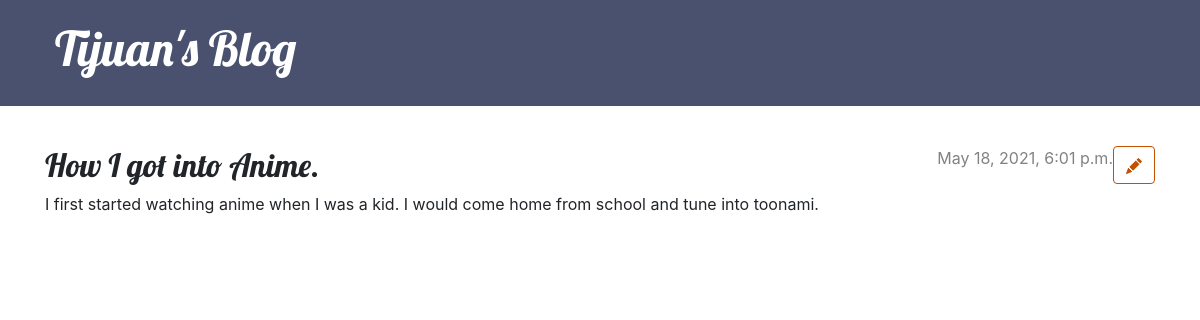
The app's page /post/1/ with its own data.
### blog/models.py (models this page shows, shortened)
class Post(models.Model):
    author = models.ForeignKey(settings.AUTH_USER_MODEL, on_delete=models.CASCADE)
    header_image = models.ImageField(null=True, blank=True, upload_to= "images/")
    title = models.CharField(max_length=200)
    created_date = models.DateTimeField(default=timezone.now)
    published_date = models.DateTimeField(blank=True, null=True)
    text = models.TextField()

### blog/views.py (the view)
# urls.py: path('post/<int:pk>/', views.post_detail, name='post_detail'),
def post_detail(request, pk):
    post = get_object_or_404(Post, pk=pk)
    return render(request, 'blog/post_detail.html', {'post': post})

### blog/templates/blog/post_detail.html (shortened to what this page needs)
{% extends 'blog/base.html' %}
{% block content %}
    <article class="post">
        <aside class="actions">
            <a class="btn btn-default" href="{% url 'post_edit' pk=post.pk %}">
            </a>
        </aside>
        {% if post.published_date %}
            <time class="date">
                {{ post.published_date }}
            </time>
        {% endif %}
        <h2>{{ post.title }}</h2>
        <p>{{ post.text|linebreaksbr }}</p>
    </article>
{% endblock %}

### blog/static/css/blog.css (style rules this page uses)
h1, h2, h3, h4 { font-family: 'Lobster', cursive; }
.date { color: #828282; }
.post { margin-bottom: 70px; }
.post > .date, .post > .actions { float: right; }
.btn-default, .btn-default:visited { color: #C25100; background: none; border-color: #C25100; }

### records on screen
Post: published_date "May 18, 2021, 6:01 p.m.", title "How I got into Anime.", text "I first started watching anime when I was a kid. I would come home from school and tune into toonami."
